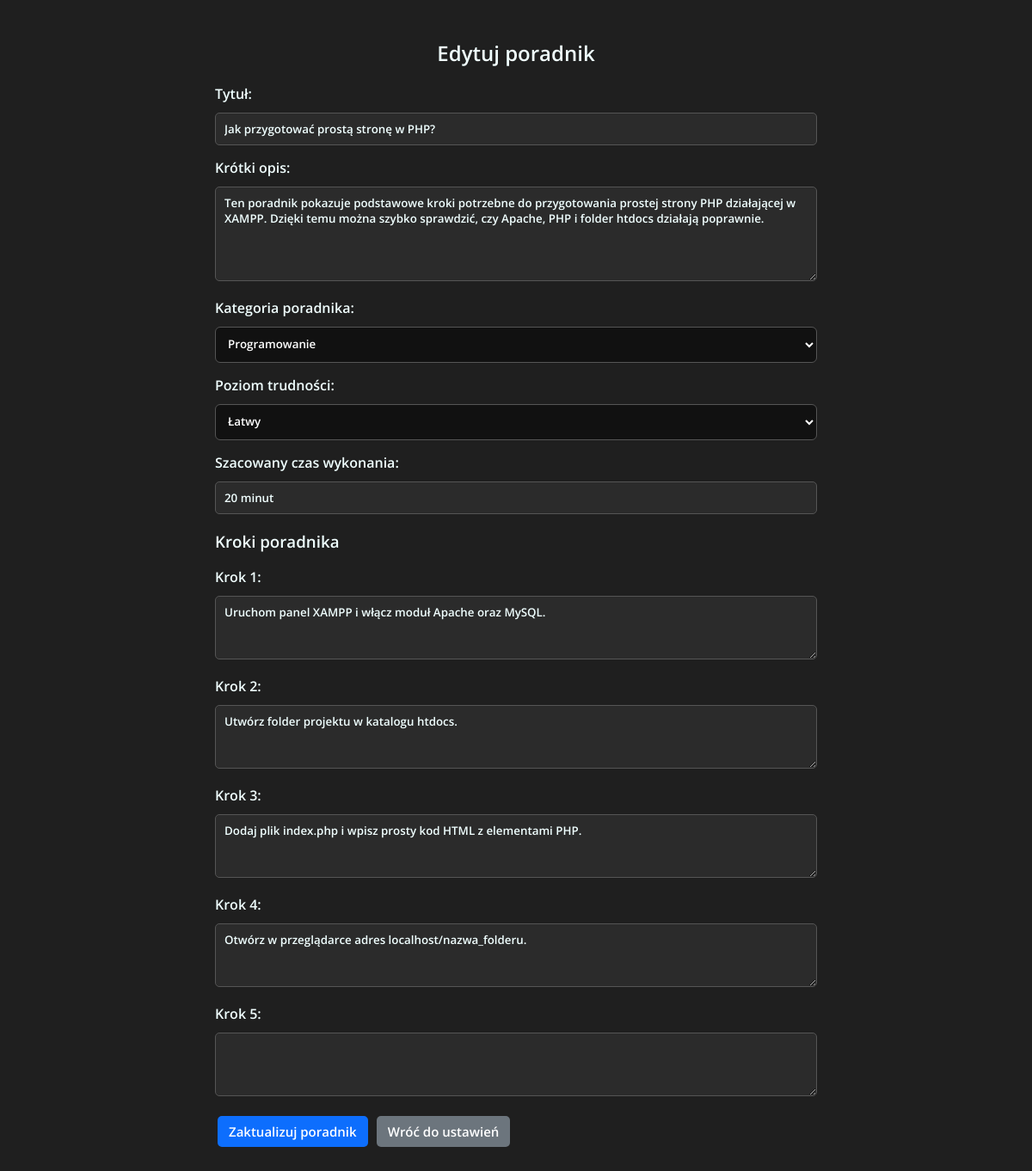
Screenshot of /edytowaniepost.php?id=1 (signed in) with the database file from the repository.
### tables this page shows
CREATE TABLE `posty` (
  `id_posta` int(11) NOT NULL,
  `id_uzytkownika` int(11) DEFAULT NULL,
  `tytul` varchar(255) NOT NULL,
  `tresc` varchar(10000) NOT NULL,
  `kategoria` varchar(255) NOT NULL,
  `data_utworzenia` datetime NOT NULL DEFAULT current_timestamp(),
  `zdjecie` varchar(255) NOT NULL,
  `poziom_trudnosci` varchar(30) NOT NULL,
  `czas_wykonania` varchar(50) NOT NULL
);

CREATE TABLE `kategorie` (
  `nazwa_kategorii` varchar(255) NOT NULL
);

### edytowaniepost.php (the view, shortened to what this page needs)
<?php
require_once "sesja.php";
$tytul = "";
$tresc = "";
$kategoria = "";
$poziom_trudnosci = "";
$czas_wykonania = "";
$kroki_posta = [];
if ($_SERVER["REQUEST_METHOD"] == "POST") {
    $post_id = (int)($_POST["id"] ?? 0);
    $tytul = trim($_POST["tytul"] ?? "");
    $tresc = trim($_POST["tresc"] ?? "");
    $kategoria = trim($_POST["kategoriapostu"] ?? "");
    $poziom_trudnosci = trim($_POST["poziom_trudnosci"] ?? "");
    $czas_wykonania = trim($_POST["czas_wykonania"] ?? "");
    $kroki = $_POST["kroki"] ?? [];
    $kroki_czyste = [];
    foreach ($kroki as $krok) {
        $krok = trim($krok);
        if ($krok != "") {
            $kroki_czyste[] = $krok;
        }
    }
    if ($post_id <= 0 || $tytul == "" || $tresc == "" || $kategoria == "" || $poziom_trudnosci == "" || $czas_wykonania == "" || count($kroki_czyste) == 0) {
        echo "<script>alert('Uzupełnij wszystkie wymagane pola.'); window.location.href = 'settings.php';</script>";
        exit();
    }
    $stmt = $polaczenie->prepare("SELECT id_posta FROM posty WHERE id_posta = ? AND id_uzytkownika = ?");
    $stmt->bind_param("ii", $post_id, $_SESSION["id"]);
    $stmt->execute();
    $wynik_wlasciciel = $stmt->get_result();
    if ($wynik_wlasciciel->num_rows != 1) {
        echo "<script>alert('Nie masz uprawnień do edycji tego poradnika.'); window.location.href = 'settings.php';</script>";
        exit();
    }
    $stmt->close();
    $stmt = $polaczenie->prepare("UPDATE posty SET tytul = ?, tresc = ?, kategoria = ?, poziom_trudnosci = ?, czas_wykonania = ? WHERE id_posta = ? AND id_uzytkownika = ?");
    $stmt->bind_param("sssssii", $tytul, $tresc, $kategoria, $poziom_trudnosci, $czas_wykonania, $post_id, $_SESSION["id"]);
    $stmt->execute();
    $stmt->close();
    $stmt = $polaczenie->prepare("DELETE ukonczone_kroki FROM ukonczone_kroki INNER JOIN kroki_poradnika ON ukonczone_kroki.id_kroku = kroki_poradnika.id_kroku WHERE kroki_poradnika.id_posta = ?");
    $stmt->bind_param("i", $post_id);
    $stmt->execute();
    $stmt->close();
    $stmt = $polaczenie->prepare("DELETE FROM ukonczone_poradniki WHERE id_posta = ?");
    $stmt->bind_param("i", $post_id);
    $stmt->execute();
    $stmt->close();
    $stmt = $polaczenie->prepare("DELETE FROM kroki_poradnika WHERE id_posta = ?");
    $stmt->bind_param("i", $post_id);
    $stmt->execute();
    $stmt->close();
    $stmt_krok = $polaczenie->prepare("INSERT INTO kroki_poradnika (id_posta, numer_kroku, tresc_kroku) VALUES (?, ?, ?)");
    foreach ($kroki_czyste as $index => $krok) {
        $numer_kroku = $index + 1;
        $stmt_krok->bind_param("iis", $post_id, $numer_kroku, $krok);
        $stmt_krok->execute();
    }
    $stmt_krok->close();
    echo "<script>alert('Poradnik został zaktualizowany'); window.location.href = 'settings.php';</script>";
    exit();
} else {
    $post_id = (int)$_GET["id"];
    $stmt = $polaczenie->prepare("SELECT tytul, tresc, kategoria, poziom_trudnosci, czas_wykonania FROM posty WHERE id_posta = ? AND id_uzytkownika = ?");
    $stmt->bind_param("ii", $post_id, $_SESSION["id"]);
    $stmt->execute();
    $result = $stmt->get_result();
    if ($result->num_rows == 1) {
        $row = $result->fetch_assoc();
        $tytul = $row["tytul"];
        $tresc = $row["tresc"];
        $kategoria = $row["kategoria"];
        $poziom_trudnosci = $row["poziom_trudnosci"];
        $czas_wykonania = $row["czas_wykonania"];
    } else {
        echo "<script>alert('Poradnik nie istnieje albo nie masz uprawnień do jego edycji.'); window.location.href = 'settings.php';</script>";
        exit();
    }
    $stmt = $polaczenie->prepare("SELECT tresc_kroku FROM kroki_poradnika WHERE id_posta = ? ORDER BY numer_kroku");
    $stmt->bind_param("i", $post_id);
    $stmt->execute();
    $wynik_kroki = $stmt->get_result();
    while ($krok = $wynik_kroki->fetch_assoc()) {
        $kroki_posta[] = $krok["tresc_kroku"];
    }
}
$kategorie2 = mysqli_query($polaczenie, "SELECT nazwa_kategorii FROM kategorie ORDER BY nazwa_kategorii");
$kategorie3 = mysqli_fetch_all($kategorie2, MYSQLI_ASSOC);
?>
<!DOCTYPE html>
<html lang="pl">
<head>
    <link rel="stylesheet" href="styl.css">
</head>
<body>
    <div class="settings-container">
        <h2>Edytuj poradnik</h2>
        <form action="edytowaniepost.php" method="post">
            <div class="form-group">
                <label for="tytul">Tytuł:</label>
                <input type="text" class="form-control" id="tytul" name="tytul" value="<?php echo htmlspecialchars($tytul); ?>" required>
            </div>
            <div class="form-group">
                <label for="tresc">Krótki opis:</label>
                <textarea class="form-control" id="tresc" name="tresc" rows="5" required><?php echo htmlspecialchars($tresc); ?></textarea>
            </div>
            <div class="form-group">
                <label for="kategoriapostu">Kategoria poradnika:</label>
                <select name="kategoriapostu" id="kategoriapostu" class="form-control" required>
                    <?php foreach ($kategorie3 as $kat): ?>
                        <option value="<?php echo htmlspecialchars($kat['nazwa_kategorii']); ?>" <?php if ($kat['nazwa_kategorii'] == $kategoria) echo "selected"; ?>>
                            <?php echo htmlspecialchars($kat['nazwa_kategorii']); ?>
                        </option>
                    <?php endforeach; ?>
                </select>
            </div>
            <div class="form-group">
                <label for="poziom_trudnosci">Poziom trudności:</label>
                <select name="poziom_trudnosci" id="poziom_trudnosci" class="form-control" required>
                    <?php foreach (["Łatwy", "Średni", "Trudny"] as $poziom): ?>
                        <option value="<?php echo $poziom; ?>" <?php if ($poziom == $poziom_trudnosci) echo "selected"; ?>><?php echo $poziom; ?></option>
                    <?php endforeach; ?>
                </select>
            </div>
            <div class="form-group">
                <label for="czas_wykonania">Szacowany czas wykonania:</label>
                <input type="text" class="form-control" id="czas_wykonania" name="czas_wykonania" value="<?php echo htmlspecialchars($czas_wykonania); ?>" required>
            </div>
            <h3>Kroki poradnika</h3>
            <?php for ($i = 0; $i < 5; $i++): ?>
                <div class="form-group">
                    <label for="krok<?php echo $i + 1; ?>">Krok <?php echo $i + 1; ?>:</label>
                    <textarea class="form-control" name="kroki[]" id="krok<?php echo $i + 1; ?>" rows="3" <?php echo $i == 0 ? 'required' : ''; ?>><?php echo htmlspecialchars($kroki_posta[$i] ?? ""); ?></textarea>
                </div>
            <?php endfor; ?>
            <button type="submit" class="btn btn-primary">Zaktualizuj poradnik</button>
            <a href="settings.php" class="btn btn-secondary">Wróć do ustawień</a>
        </form>
    </div>
</body>
</html>

### styl.css (style rules this page uses)
* { font-family: "Open Sans", sans-serif; font-optical-sizing: auto; font-weight: 600; font-style: normal; font-variation-settings: "wdth" 100; }
body { background-color: #1f1f1f; margin: 0; color: azure; }
a { color: orange; text-decoration: none; }
html { box-sizing: border-box; }
*, *::before, *::after { box-sizing: inherit; }
.wyszukiwarka button, #dodajpost, #dodajpost2, #dodanie_komentarza, .like-section button, input[type="submit"], input[type="reset"], button { padding: 8px 12px; cursor: pointer; }
#tresc_komentarza, .formpost textarea, .formpost input, .formpost select, .wrapper, .form-control { max-width: 100%; }
.settings-container { width: 100%; max-width: 1200px; margin: 0 auto; padding: 20px; }
.wrapper, .settings-container { background-color: #1f1f1f; }
.settings-container { width: 100%; max-width: 1200px; margin: 0 auto; padding: 25px; color: azure; text-align: center; }
.settings-container form { max-width: 700px; margin: 0 auto; text-align: left; }
.form-group, .mb-3 { margin-bottom: 15px; }
.form-group label, .form-label { display: block; margin-bottom: 6px; color: azure; }
.form-control, .wrapper input[type="text"], .wrapper input[type="password"], .settings-container input[type="text"], .settings-container textarea { width: 100%; padding: 9px 10px; border: 1px solid #555; border-radius: 5px; background-color: #2b2b2b; color: azure; }
.btn, .wrapper input[type="submit"], .wrapper input[type="reset"], .settings-container button, .settings-container input[type="submit"], .settings-container a.btn { display: inline-block; padding: 8px 13px; border: none; border-radius: 5px; cursor: pointer; text-decoration: none; font-size: 15px; margin: 3px; }
.btn-primary, .wrapper input[type="submit"], .settings-container input[type="submit"] { background-color: #0d6efd; color: white; }
.btn-secondary, .wrapper input[type="reset"] { background-color: #6c757d; color: white; }
.formpost input[type="text"], .formpost input[type="file"], .formpost textarea, .formpost select, .form-control { width: 100%; padding: 10px; margin-top: 5px; border-radius: 6px; border: 1px solid #555; background-color: #111; color: white; }

### rows the page displays
posty: tytul "Jak przygotować prostą stronę w PHP?", tresc "Ten poradnik pokazuje podstawowe kroki potrzebne do przygotowania prostej strony PHP działającej w XAMPP. Dzięki temu można szybko sprawdzić, czy Apache, PHP i folder htdocs działają poprawnie.", kategoriapostu "Programowanie", poziom_trudnosci "Łatwy", czas_wykonania "20 minut"
